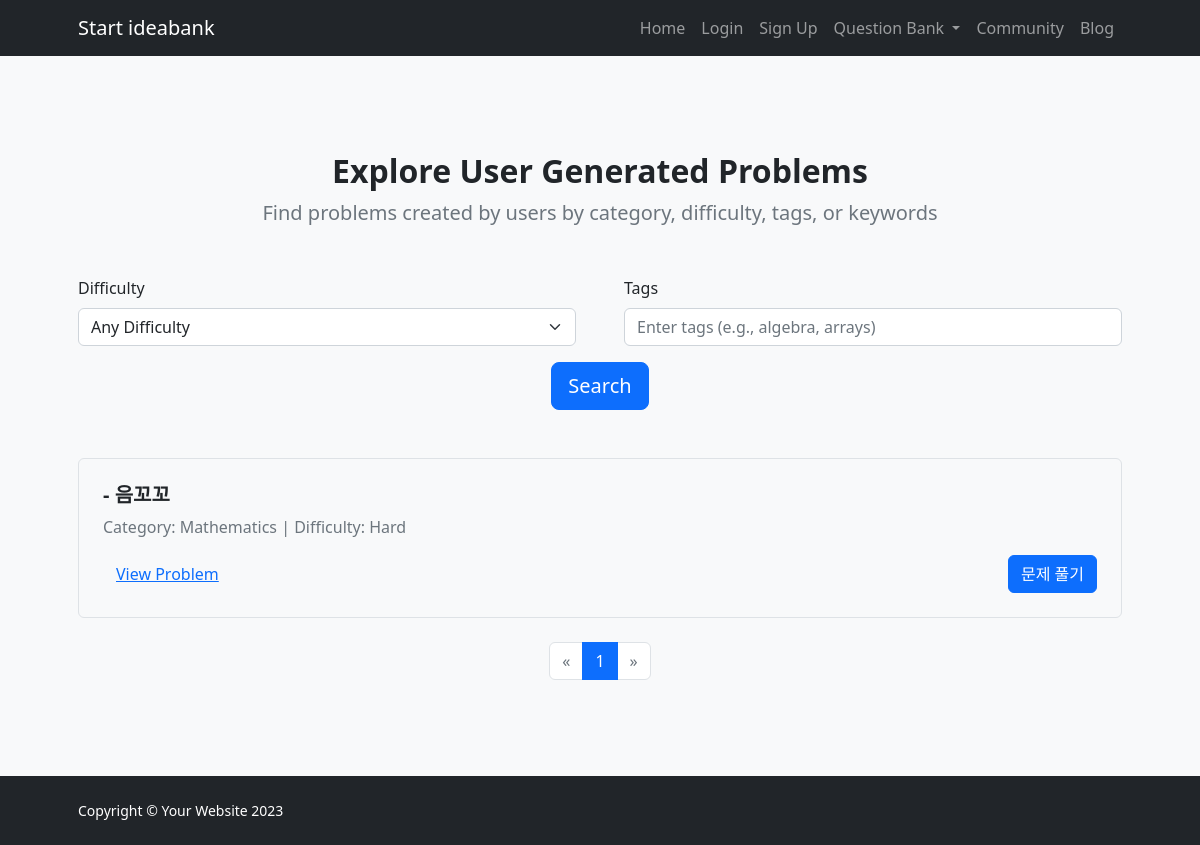
/user_generated_question_bank/, run on an earlier commit of the app's database.
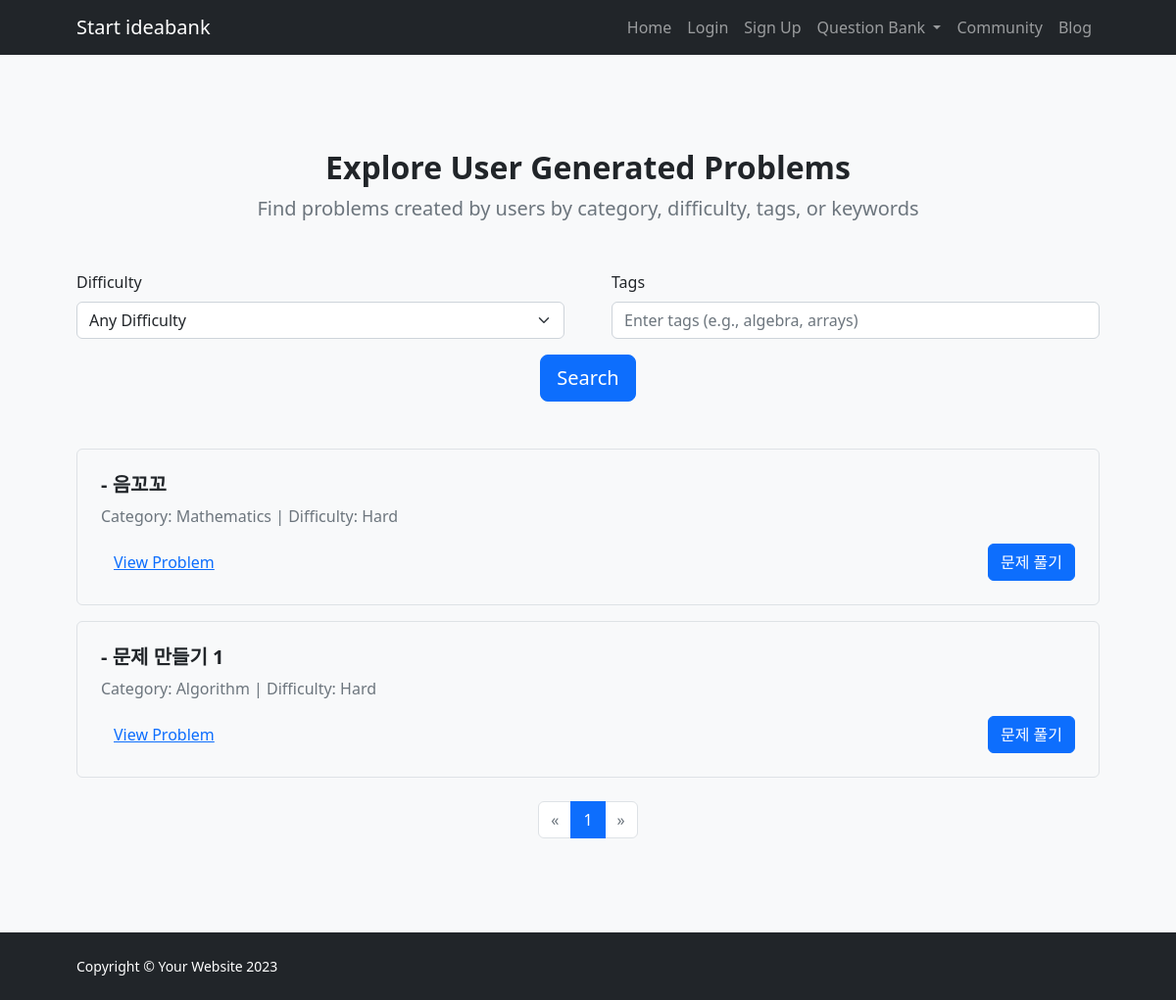
And on a later commit of the database.
### IBK_ossproject/models.py (models this page shows, shortened)
class Problem(models.Model):
    DIFFICULTY_CHOICES = [
        ('Easy', '쉬움'),
        ('Medium', '중간'),
        ('Hard', '어려움'),
    ]
    title = models.CharField(max_length=255)
    description = models.TextField()
    example_input = models.TextField(blank=True, null=True)
    example_output = models.TextField(blank=True, null=True)
    image = models.ImageField(upload_to='problems/', blank=True, null=True)
    category = models.CharField(max_length=100, blank=True, null=True)
    difficulty = models.CharField(max_length=10, choices=DIFFICULTY_CHOICES, blank=True, null=True)
    created_at = models.DateTimeField(auto_now_add=True)
    author = models.ForeignKey(User, on_delete=models.CASCADE, related_name='problems')

### IBK_ossproject/views.py (the view)
# urls.py: path('user_generated_question_bank/', views.user_generated_question_bank, name='user_generated_question_bank'),
def user_generated_question_bank(request):
    difficulty = request.GET.get('difficulty', '')
    tags = request.GET.get('tags', '').split(',')
    problems = Problem.objects.all()
    if difficulty:
        problems = problems.filter(difficulty=difficulty)
    if tags and tags != ['']:
        for tag in tags:
            problems = problems.filter(tags__icontains=tag.strip())
    paginator = Paginator(problems, 7)  # 페이지당 7개의 문제
    page = request.GET.get('page')
    user_problems = paginator.get_page(page)
    return render(request, 'user_generated_question_bank.html', {
        'user_problems': user_problems,
        'difficulty': difficulty,
        'tags': ','.join(tags) if tags != [''] else '',
    })

### templates/user_generated_question_bank.html (shortened to what the changed rows need)
{% extends 'base.html' %}
{% block content %}
<section class="py-5 bg-light" id="user-problem-search-section">
    <div class="container px-5 my-5">
        <div class="text-center">
            <h2 class="fw-bolder">Explore User Generated Problems</h2>
        </div>
        <div id="user-problem-list" class="mt-5">
            {% for problem in user_problems %}
                <div class="problem-item border p-4 mb-3 rounded">
                    <h5 class="fw-bolder">{{ problem.user.username }} - {{ problem.title }}</h5>
                    <p class="text-muted">Category: {{ problem.category }} | Difficulty: {{ problem.difficulty }}</p>
                    <div class="d-flex justify-content-between align-items-center">
                        <a href="{% url 'problem_detail' problem.pk %}" class="btn btn-link" target="_blank">View Problem</a>
                        <a href="{% url 'user_problem_solving_creation' problem_id=problem.id %}" class="btn btn-primary">문제 풀기</a>
                    </div>
                </div>
            {% empty %}
                <p class="text-center">No user-generated problems found.</p>
            {% endfor %}
        </div>
        <nav aria-label="User Problem Bank Pagination" class="mt-4">
            <ul class="pagination justify-content-center">
                {% for num in user_problems.paginator.page_range %}
                    {% if num > user_problems.number|add:'-5' and num < user_problems.number|add:'5' %}
                        {% if user_problems.number == num %}
                            <li class="page-item active"><span class="page-link">{{ num }}</span></li>
                        {% else %}
                            <li class="page-item"><a class="page-link" href="?page={{ num }}">{{ num }}</a></li>
                        {% endif %}
                    {% endif %}
                {% endfor %}
            </ul>
        </nav>
    </div>
</section>
{% endblock %}

What changed in the data, as far as the page shows it:
added Problem: title "문제 만들기 1", category "Algorithm", difficulty "Hard"
